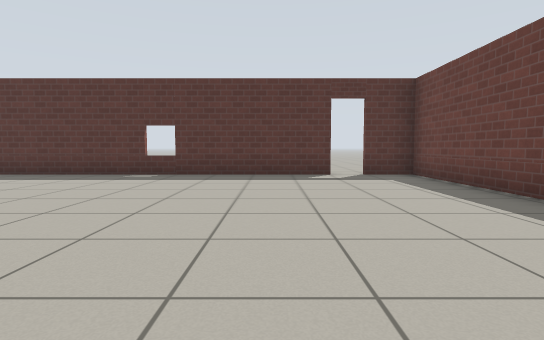
view 1 (above)

13 first-person views from a walk through a robot-simulator world made for Gazebo. The camera is 0.72 m above the floor, tilts 4° down and sees 80° across. The floor is counted in squares, 1 m on a side. Each view is taken from the middle of a square. On the plan, view 1 faces up. The plan holds only what a view shows up to about 10 squares ahead; the rest is blank. Gazebo's built-in surfaces are drawn with simple patterns.

view 2
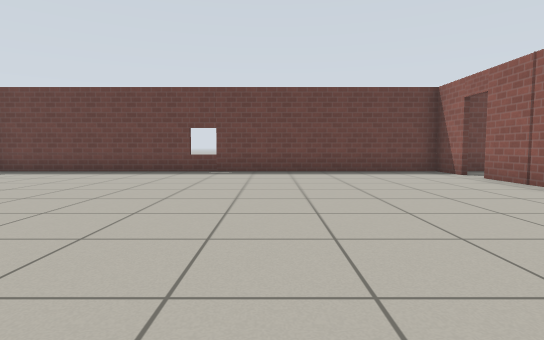

view 3
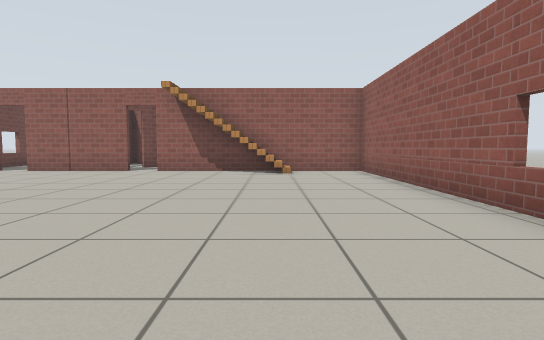

view 4
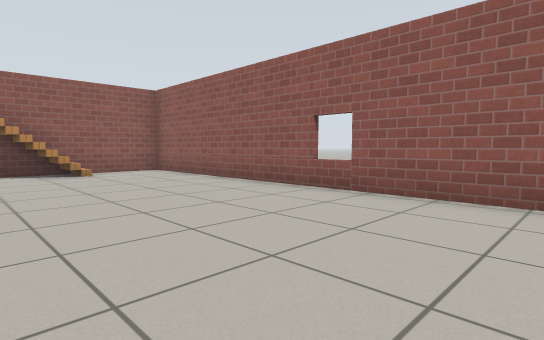

view 5
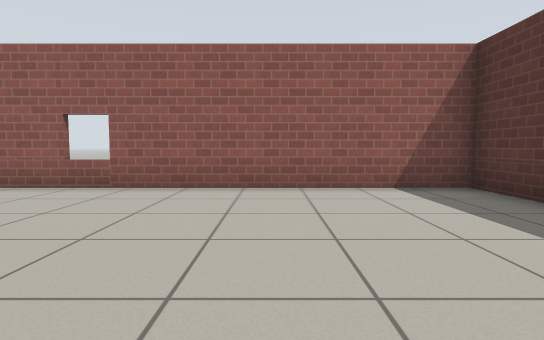

view 6
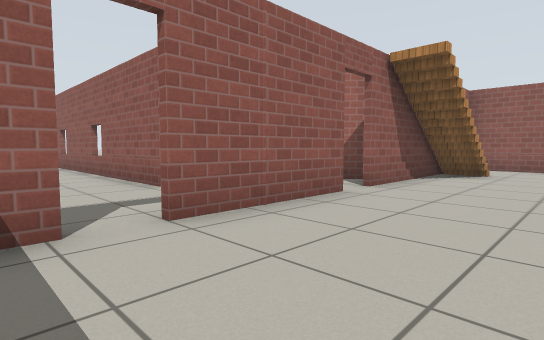

view 7
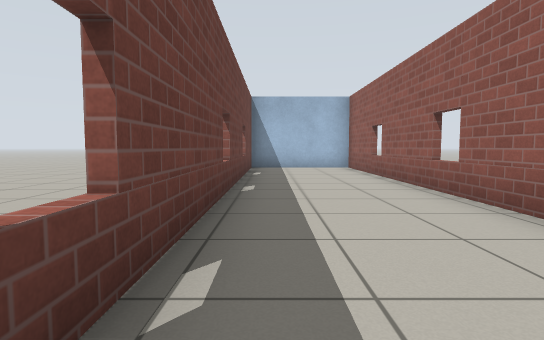

view 8
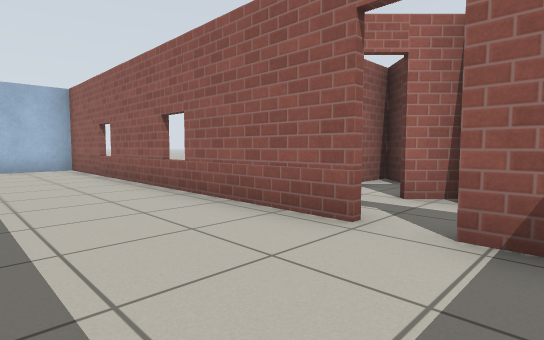

view 9
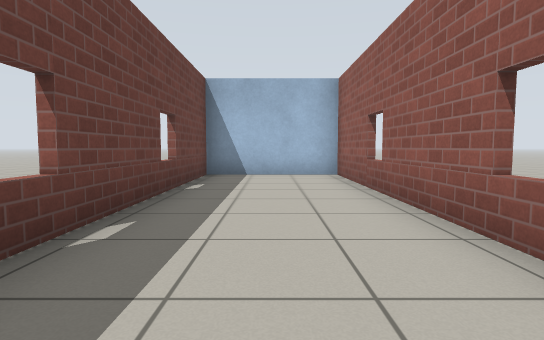

view 10
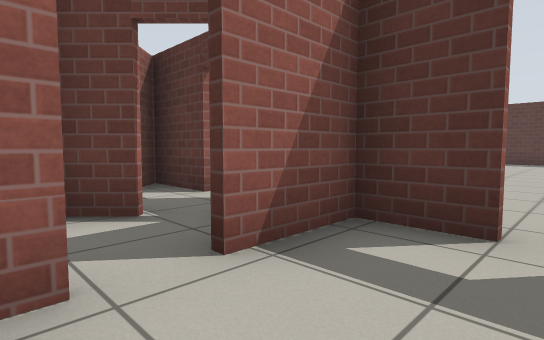

view 11
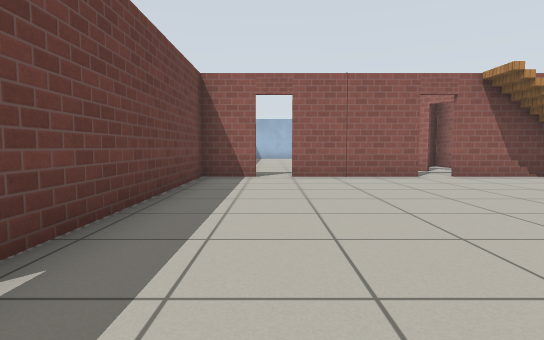

view 12
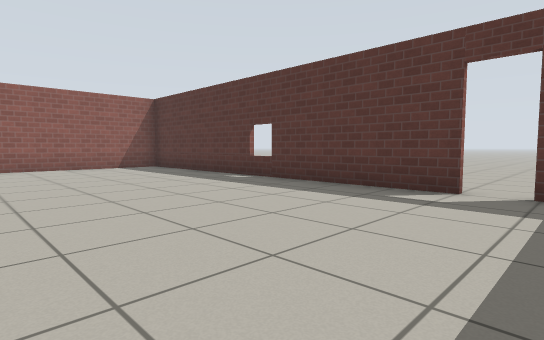

view 13
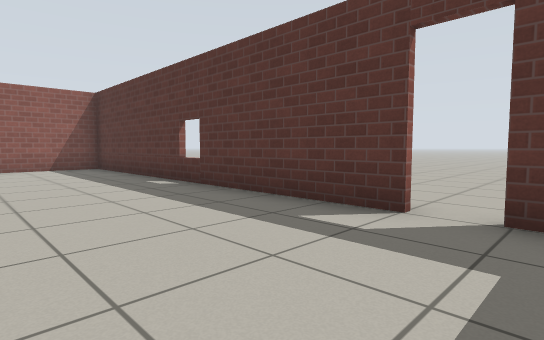

### Floor plan
Key: @ floor where view 1 was taken; # wall or solid block; . floor; D open door; = window, fence, low wall or low ledge; S stairs; O other object.
Columns run from 9 left of view 1 to 4 right of it. Each row starts with its distance up from view 1.
 10           ..
  9 ######=####D##
  8 #............#
  7 #............#
  6 #............#
  5 #............#
  4 #............#
  3 #............#
  2 #............=
  1 #............#
  0 #........@...#
 -1 #............#
 -2 #............#
 -3 #............#
 -4 #..OOS.......#
 -5 #######D###D##
 -6      #D.D#...#
 -7      #D##D...=
 -8       ##D#...#
 -9      ##  #...#
-10          #...#
-11          =...#
-12          #...#
-13          #...#
-14          #...#
-15          #...#
-16          #...#
-17          #...#
-18          #####

Where each view was taken, in squares from view 1:
view 1: 0 up, 0 right, facing up
view 2: 0 up, 6 left, facing right
view 3: 5 up, 6 left, facing down
view 4: 5 up, 4 left, facing down-left
view 5: 5 up, 3 left, facing left
view 6: 2 down, 3 right, facing down-left
view 7: 6 down, 3 right, facing down
view 8: 6 down, 3 right, facing down-left
view 9: 9 down, 2 right, facing down
view 10: 8 down, 2 right, facing up-left
view 11: 3 up, 2 right, facing down
view 12: 3 up, 3 right, facing up-left
view 13: 5 up, 3 right, facing up-left
